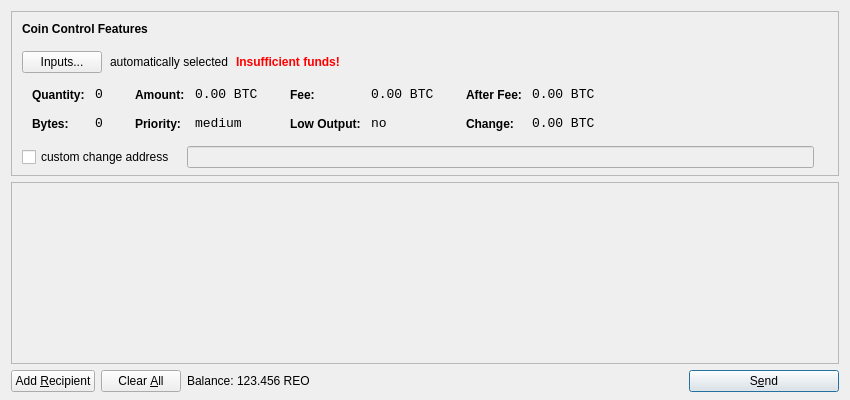
<?xml version="1.0" encoding="UTF-8"?>
<ui version="4.0">
 <class>SendCoinsDialog</class>
 <widget class="QDialog" name="SendCoinsDialog">
  <property name="geometry">
   <rect>
    <x>0</x>
    <y>0</y>
    <width>850</width>
    <height>400</height>
   </rect>
  </property>
  <property name="windowTitle">
   <string>Send Coins</string>
  </property>
  <layout class="QVBoxLayout" name="verticalLayout" stretch="0,1,0">
   <property name="bottomMargin">
    <number>8</number>
   </property>
   <item>
    <widget class="QFrame" name="frameCoinControl">
     <property name="sizePolicy">
      <sizepolicy hsizetype="Expanding" vsizetype="Expanding">
       <horstretch>0</horstretch>
       <verstretch>0</verstretch>
      </sizepolicy>
     </property>
     <property name="maximumSize">
      <size>
       <width>16777215</width>
       <height>16777215</height>
      </size>
     </property>
     <property name="frameShape">
      <enum>QFrame::StyledPanel</enum>
     </property>
     <property name="frameShadow">
      <enum>QFrame::Sunken</enum>
     </property>
     <layout class="QVBoxLayout" name="verticalLayoutCoinControl2">
      <property name="spacing">
       <number>-1</number>
      </property>
      <property name="leftMargin">
       <number>0</number>
      </property>
      <property name="topMargin">
       <number>0</number>
      </property>
      <property name="rightMargin">
       <number>0</number>
      </property>
      <property name="bottomMargin">
       <number>6</number>
      </property>
      <item>
       <layout class="QVBoxLayout" name="verticalLayoutCoinControl" stretch="0,0,0,0,1">
        <property name="spacing">
         <number>0</number>
        </property>
        <property name="leftMargin">
         <number>10</number>
        </property>
        <property name="topMargin">
         <number>10</number>
        </property>
        <item>
         <layout class="QHBoxLayout" name="horizontalLayoutCoinControl1">
          <property name="bottomMargin">
           <number>15</number>
          </property>
          <item>
           <widget class="QLabel" name="labelCoinControlFeatures">
            <property name="sizePolicy">
             <sizepolicy hsizetype="Preferred" vsizetype="Maximum">
              <horstretch>0</horstretch>
              <verstretch>0</verstretch>
             </sizepolicy>
            </property>
            <property name="font">
             <font>
              <weight>75</weight>
              <bold>true</bold>
             </font>
            </property>
            <property name="styleSheet">
             <string notr="true">font-weight:bold;</string>
            </property>
            <property name="text">
             <string>Coin Control Features</string>
            </property>
           </widget>
          </item>
         </layout>
        </item>
        <item>
         <layout class="QHBoxLayout" name="horizontalLayoutCoinControl2" stretch="0,0,0,0">
          <property name="spacing">
           <number>8</number>
          </property>
          <property name="bottomMargin">
           <number>10</number>
          </property>
          <item>
           <widget class="QPushButton" name="pushButtonCoinControl">
            <property name="styleSheet">
             <string notr="true"/>
            </property>
            <property name="text">
             <string>Inputs...</string>
            </property>
           </widget>
          </item>
          <item>
           <widget class="QLabel" name="labelCoinControlAutomaticallySelected">
            <property name="text">
             <string>automatically selected</string>
            </property>
            <property name="margin">
             <number>5</number>
            </property>
           </widget>
          </item>
          <item>
           <widget class="QLabel" name="labelCoinControlInsuffFunds">
            <property name="font">
             <font>
              <weight>75</weight>
              <bold>true</bold>
             </font>
            </property>
            <property name="styleSheet">
             <string notr="true">color:red;font-weight:bold;</string>
            </property>
            <property name="text">
             <string>Insufficient funds!</string>
            </property>
            <property name="margin">
             <number>5</number>
            </property>
           </widget>
          </item>
          <item>
           <spacer name="horizontalSpacerCoinControl">
            <property name="orientation">
             <enum>Qt::Horizontal</enum>
            </property>
            <property name="sizeHint" stdset="0">
             <size>
              <width>40</width>
              <height>1</height>
             </size>
            </property>
           </spacer>
          </item>
         </layout>
        </item>
        <item>
         <widget class="QWidget" name="widgetCoinControl" native="true">
          <property name="sizePolicy">
           <sizepolicy hsizetype="Preferred" vsizetype="Preferred">
            <horstretch>0</horstretch>
            <verstretch>0</verstretch>
           </sizepolicy>
          </property>
          <property name="minimumSize">
           <size>
            <width>0</width>
            <height>0</height>
           </size>
          </property>
          <property name="styleSheet">
           <string notr="true"/>
          </property>
          <layout class="QHBoxLayout" name="horizontalLayoutCoinControl5">
           <property name="margin">
            <number>0</number>
           </property>
           <item>
            <layout class="QHBoxLayout" name="horizontalLayoutCoinControl3" stretch="0,0,0,1">
             <property name="spacing">
              <number>20</number>
             </property>
             <property name="topMargin">
              <number>0</number>
             </property>
             <property name="bottomMargin">
              <number>10</number>
             </property>
             <item>
              <layout class="QFormLayout" name="formLayoutCoinControl1">
               <property name="horizontalSpacing">
                <number>10</number>
               </property>
               <property name="verticalSpacing">
                <number>14</number>
               </property>
               <property name="leftMargin">
                <number>10</number>
               </property>
               <property name="topMargin">
                <number>4</number>
               </property>
               <property name="rightMargin">
                <number>6</number>
               </property>
               <item row="0" column="0">
                <widget class="QLabel" name="labelCoinControlQuantityText">
                 <property name="styleSheet">
                  <string notr="true">font-weight:bold;</string>
                 </property>
                 <property name="text">
                  <string>Quantity:</string>
                 </property>
                 <property name="margin">
                  <number>0</number>
                 </property>
                </widget>
               </item>
               <item row="0" column="1">
                <widget class="QLabel" name="labelCoinControlQuantity">
                 <property name="font">
                  <font>
                   <family>Monospace</family>
                   <pointsize>10</pointsize>
                  </font>
                 </property>
                 <property name="cursor">
                  <cursorShape>IBeamCursor</cursorShape>
                 </property>
                 <property name="contextMenuPolicy">
                  <enum>Qt::ActionsContextMenu</enum>
                 </property>
                 <property name="text">
                  <string notr="true">0</string>
                 </property>
                 <property name="margin">
                  <number>0</number>
                 </property>
                 <property name="textInteractionFlags">
                  <set>Qt::LinksAccessibleByMouse|Qt::TextSelectableByKeyboard|Qt::TextSelectableByMouse</set>
                 </property>
                </widget>
               </item>
               <item row="1" column="0">
                <widget class="QLabel" name="labelCoinControlBytesText">
                 <property name="styleSheet">
                  <string notr="true">font-weight:bold;</string>
                 </property>
                 <property name="text">
                  <string>Bytes:</string>
                 </property>
                </widget>
               </item>
               <item row="1" column="1">
                <widget class="QLabel" name="labelCoinControlBytes">
                 <property name="font">
                  <font>
                   <family>Monospace</family>
                   <pointsize>10</pointsize>
                  </font>
                 </property>
                 <property name="cursor">
                  <cursorShape>IBeamCursor</cursorShape>
                 </property>
                 <property name="contextMenuPolicy">
                  <enum>Qt::ActionsContextMenu</enum>
                 </property>
                 <property name="text">
                  <string notr="true">0</string>
                 </property>
                 <property name="textInteractionFlags">
                  <set>Qt::LinksAccessibleByMouse|Qt::TextSelectableByKeyboard|Qt::TextSelectableByMouse</set>
                 </property>
                </widget>
               </item>
              </layout>
             </item>
             <item>
              <layout class="QFormLayout" name="formLayoutCoinControl2">
               <property name="horizontalSpacing">
                <number>10</number>
               </property>
               <property name="verticalSpacing">
                <number>14</number>
               </property>
               <property name="leftMargin">
                <number>6</number>
               </property>
               <property name="topMargin">
                <number>4</number>
               </property>
               <property name="rightMargin">
                <number>6</number>
               </property>
               <item row="0" column="0">
                <widget class="QLabel" name="labelCoinControlAmountText">
                 <property name="styleSheet">
                  <string notr="true">font-weight:bold;</string>
                 </property>
                 <property name="text">
                  <string>Amount:</string>
                 </property>
                 <property name="margin">
                  <number>0</number>
                 </property>
                </widget>
               </item>
               <item row="0" column="1">
                <widget class="QLabel" name="labelCoinControlAmount">
                 <property name="font">
                  <font>
                   <family>Monospace</family>
                   <pointsize>10</pointsize>
                  </font>
                 </property>
                 <property name="cursor">
                  <cursorShape>IBeamCursor</cursorShape>
                 </property>
                 <property name="contextMenuPolicy">
                  <enum>Qt::ActionsContextMenu</enum>
                 </property>
                 <property name="text">
                  <string notr="true">0.00 BTC</string>
                 </property>
                 <property name="textInteractionFlags">
                  <set>Qt::LinksAccessibleByMouse|Qt::TextSelectableByKeyboard|Qt::TextSelectableByMouse</set>
                 </property>
                </widget>
               </item>
               <item row="1" column="0">
                <widget class="QLabel" name="labelCoinControlPriorityText">
                 <property name="styleSheet">
                  <string notr="true">font-weight:bold;</string>
                 </property>
                 <property name="text">
                  <string>Priority:</string>
                 </property>
                </widget>
               </item>
               <item row="1" column="1">
                <widget class="QLabel" name="labelCoinControlPriority">
                 <property name="font">
                  <font>
                   <family>Monospace</family>
                   <pointsize>10</pointsize>
                  </font>
                 </property>
                 <property name="cursor">
                  <cursorShape>IBeamCursor</cursorShape>
                 </property>
                 <property name="contextMenuPolicy">
                  <enum>Qt::ActionsContextMenu</enum>
                 </property>
                 <property name="text">
                  <string>medium</string>
                 </property>
                 <property name="textInteractionFlags">
                  <set>Qt::LinksAccessibleByMouse|Qt::TextSelectableByKeyboard|Qt::TextSelectableByMouse</set>
                 </property>
                </widget>
               </item>
              </layout>
             </item>
             <item>
              <layout class="QFormLayout" name="formLayoutCoinControl3">
               <property name="horizontalSpacing">
                <number>10</number>
               </property>
               <property name="verticalSpacing">
                <number>14</number>
               </property>
               <property name="leftMargin">
                <number>6</number>
               </property>
               <property name="topMargin">
                <number>4</number>
               </property>
               <property name="rightMargin">
                <number>6</number>
               </property>
               <item row="0" column="0">
                <widget class="QLabel" name="labelCoinControlFeeText">
                 <property name="styleSheet">
                  <string notr="true">font-weight:bold;</string>
                 </property>
                 <property name="text">
                  <string>Fee:</string>
                 </property>
                 <property name="margin">
                  <number>0</number>
                 </property>
                </widget>
               </item>
               <item row="0" column="1">
                <widget class="QLabel" name="labelCoinControlFee">
                 <property name="font">
                  <font>
                   <family>Monospace</family>
                   <pointsize>10</pointsize>
                  </font>
                 </property>
                 <property name="cursor">
                  <cursorShape>IBeamCursor</cursorShape>
                 </property>
                 <property name="contextMenuPolicy">
                  <enum>Qt::ActionsContextMenu</enum>
                 </property>
                 <property name="text">
                  <string notr="true">0.00 BTC</string>
                 </property>
                 <property name="textInteractionFlags">
                  <set>Qt::LinksAccessibleByMouse|Qt::TextSelectableByKeyboard|Qt::TextSelectableByMouse</set>
                 </property>
                </widget>
               </item>
               <item row="1" column="0">
                <widget class="QLabel" name="labelCoinControlLowOutputText">
                 <property name="styleSheet">
                  <string notr="true">font-weight:bold;</string>
                 </property>
                 <property name="text">
                  <string>Low Output:</string>
                 </property>
                </widget>
               </item>
               <item row="1" column="1">
                <widget class="QLabel" name="labelCoinControlLowOutput">
                 <property name="font">
                  <font>
                   <family>Monospace</family>
                   <pointsize>10</pointsize>
                  </font>
                 </property>
                 <property name="cursor">
                  <cursorShape>IBeamCursor</cursorShape>
                 </property>
                 <property name="contextMenuPolicy">
                  <enum>Qt::ActionsContextMenu</enum>
                 </property>
                 <property name="text">
                  <string>no</string>
                 </property>
                 <property name="textInteractionFlags">
                  <set>Qt::LinksAccessibleByMouse|Qt::TextSelectableByKeyboard|Qt::TextSelectableByMouse</set>
                 </property>
                </widget>
               </item>
              </layout>
             </item>
             <item>
              <layout class="QFormLayout" name="formLayoutCoinControl4">
               <property name="horizontalSpacing">
                <number>10</number>
               </property>
               <property name="verticalSpacing">
                <number>14</number>
               </property>
               <property name="leftMargin">
                <number>6</number>
               </property>
               <property name="topMargin">
                <number>4</number>
               </property>
               <property name="rightMargin">
                <number>6</number>
               </property>
               <item row="0" column="0">
                <widget class="QLabel" name="labelCoinControlAfterFeeText">
                 <property name="styleSheet">
                  <string notr="true">font-weight:bold;</string>
                 </property>
                 <property name="text">
                  <string>After Fee:</string>
                 </property>
                 <property name="margin">
                  <number>0</number>
                 </property>
                </widget>
               </item>
               <item row="0" column="1">
                <widget class="QLabel" name="labelCoinControlAfterFee">
                 <property name="font">
                  <font>
                   <family>Monospace</family>
                   <pointsize>10</pointsize>
                  </font>
                 </property>
                 <property name="cursor">
                  <cursorShape>IBeamCursor</cursorShape>
                 </property>
                 <property name="contextMenuPolicy">
                  <enum>Qt::ActionsContextMenu</enum>
                 </property>
                 <property name="text">
                  <string notr="true">0.00 BTC</string>
                 </property>
                 <property name="textInteractionFlags">
                  <set>Qt::LinksAccessibleByMouse|Qt::TextSelectableByKeyboard|Qt::TextSelectableByMouse</set>
                 </property>
                </widget>
               </item>
               <item row="1" column="0">
                <widget class="QLabel" name="labelCoinControlChangeText">
                 <property name="styleSheet">
                  <string notr="true">font-weight:bold;</string>
                 </property>
                 <property name="text">
                  <string>Change:</string>
                 </property>
                </widget>
               </item>
               <item row="1" column="1">
                <widget class="QLabel" name="labelCoinControlChange">
                 <property name="font">
                  <font>
                   <family>Monospace</family>
                   <pointsize>10</pointsize>
                  </font>
                 </property>
                 <property name="cursor">
                  <cursorShape>IBeamCursor</cursorShape>
                 </property>
                 <property name="contextMenuPolicy">
                  <enum>Qt::ActionsContextMenu</enum>
                 </property>
                 <property name="text">
                  <string notr="true">0.00 BTC</string>
                 </property>
                 <property name="textInteractionFlags">
                  <set>Qt::LinksAccessibleByMouse|Qt::TextSelectableByKeyboard|Qt::TextSelectableByMouse</set>
                 </property>
                </widget>
               </item>
              </layout>
             </item>
            </layout>
           </item>
          </layout>
         </widget>
        </item>
        <item>
         <layout class="QHBoxLayout" name="horizontalLayoutCoinControl4" stretch="0,0,0">
          <property name="spacing">
           <number>12</number>
          </property>
          <property name="sizeConstraint">
           <enum>QLayout::SetDefaultConstraint</enum>
          </property>
          <property name="topMargin">
           <number>5</number>
          </property>
          <property name="rightMargin">
           <number>5</number>
          </property>
          <item>
           <widget class="QCheckBox" name="checkBoxCoinControlChange">
            <property name="text">
             <string>custom change address</string>
            </property>
           </widget>
          </item>
          <item>
           <widget class="QLineEdit" name="lineEditCoinControlChange">
            <property name="enabled">
             <bool>false</bool>
            </property>
            <property name="sizePolicy">
             <sizepolicy hsizetype="Expanding" vsizetype="Fixed">
              <horstretch>0</horstretch>
              <verstretch>0</verstretch>
             </sizepolicy>
            </property>
           </widget>
          </item>
          <item>
           <widget class="QLabel" name="labelCoinControlChangeLabel">
            <property name="sizePolicy">
             <sizepolicy hsizetype="Preferred" vsizetype="Expanding">
              <horstretch>0</horstretch>
              <verstretch>0</verstretch>
             </sizepolicy>
            </property>
            <property name="minimumSize">
             <size>
              <width>0</width>
              <height>0</height>
             </size>
            </property>
            <property name="text">
             <string/>
            </property>
            <property name="margin">
             <number>3</number>
            </property>
           </widget>
          </item>
         </layout>
        </item>
        <item>
         <spacer name="verticalSpacerCoinControl">
          <property name="orientation">
           <enum>Qt::Vertical</enum>
          </property>
          <property name="sizeHint" stdset="0">
           <size>
            <width>800</width>
            <height>1</height>
           </size>
          </property>
         </spacer>
        </item>
       </layout>
      </item>
     </layout>
    </widget>
   </item>
   <item>
    <widget class="QScrollArea" name="scrollArea">
     <property name="widgetResizable">
      <bool>true</bool>
     </property>
     <widget class="QWidget" name="scrollAreaWidgetContents">
      <property name="geometry">
       <rect>
        <x>0</x>
        <y>0</y>
        <width>830</width>
        <height>165</height>
       </rect>
      </property>
      <layout class="QVBoxLayout" name="verticalLayout_2">
       <property name="margin">
        <number>0</number>
       </property>
       <item>
        <layout class="QVBoxLayout" name="entries">
         <property name="spacing">
          <number>6</number>
         </property>
        </layout>
       </item>
       <item>
        <spacer name="verticalSpacer">
         <property name="orientation">
          <enum>Qt::Vertical</enum>
         </property>
         <property name="sizeHint" stdset="0">
          <size>
           <width>20</width>
           <height>40</height>
          </size>
         </property>
        </spacer>
       </item>
      </layout>
     </widget>
    </widget>
   </item>
   <item>
    <layout class="QHBoxLayout" name="horizontalLayout">
     <item>
      <widget class="QPushButton" name="addButton">
       <property name="toolTip">
        <string>Send to multiple recipients at once</string>
       </property>
       <property name="text">
        <string>Add &amp;Recipient</string>
       </property>
       <property name="icon">
        <iconset resource="../bitcoin.qrc">
         <normaloff>:/icons/add</normaloff>:/icons/add</iconset>
       </property>
       <property name="autoDefault">
        <bool>false</bool>
       </property>
      </widget>
     </item>
     <item>
      <widget class="QPushButton" name="clearButton">
       <property name="sizePolicy">
        <sizepolicy hsizetype="Minimum" vsizetype="Fixed">
         <horstretch>0</horstretch>
         <verstretch>0</verstretch>
        </sizepolicy>
       </property>
       <property name="toolTip">
        <string>Remove all transaction fields</string>
       </property>
       <property name="text">
        <string>Clear &amp;All</string>
       </property>
       <property name="icon">
        <iconset resource="../bitcoin.qrc">
         <normaloff>:/icons/remove</normaloff>:/icons/remove</iconset>
       </property>
       <property name="autoRepeatDelay">
        <number>300</number>
       </property>
       <property name="autoDefault">
        <bool>false</bool>
       </property>
      </widget>
     </item>
     <item>
      <layout class="QHBoxLayout" name="horizontalLayout_2">
       <property name="spacing">
        <number>3</number>
       </property>
       <item>
        <widget class="QLabel" name="label">
         <property name="text">
          <string>Balance:</string>
         </property>
        </widget>
       </item>
       <item>
        <widget class="QLabel" name="labelBalance">
         <property name="cursor">
          <cursorShape>IBeamCursor</cursorShape>
         </property>
         <property name="text">
          <string>123.456 REO</string>
         </property>
         <property name="textInteractionFlags">
          <set>Qt::LinksAccessibleByMouse|Qt::TextSelectableByKeyboard|Qt::TextSelectableByMouse</set>
         </property>
        </widget>
       </item>
      </layout>
     </item>
     <item>
      <spacer name="horizontalSpacer">
       <property name="orientation">
        <enum>Qt::Horizontal</enum>
       </property>
       <property name="sizeHint" stdset="0">
        <size>
         <width>40</width>
         <height>20</height>
        </size>
       </property>
      </spacer>
     </item>
     <item>
      <widget class="QPushButton" name="sendButton">
       <property name="minimumSize">
        <size>
         <width>150</width>
         <height>0</height>
        </size>
       </property>
       <property name="toolTip">
        <string>Confirm the send action</string>
       </property>
       <property name="text">
        <string>S&amp;end</string>
       </property>
       <property name="icon">
        <iconset resource="../bitcoin.qrc">
         <normaloff>:/icons/send</normaloff>:/icons/send</iconset>
       </property>
       <property name="default">
        <bool>true</bool>
       </property>
      </widget>
     </item>
    </layout>
   </item>
  </layout>
 </widget>
 <resources>
  <include location="../bitcoin.qrc"/>
 </resources>
 <connections/>
</ui>
